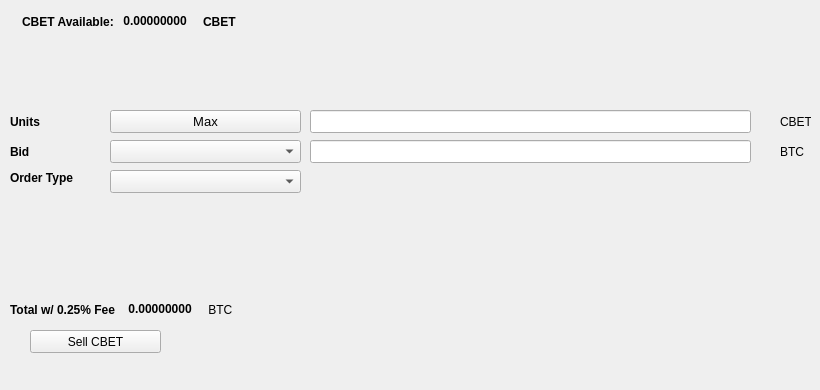
   <widget class="QWidget" name="SellTab">
    <attribute name="title">
     <string>Sell</string>
    </attribute>
    <widget class="QLabel" name="label_16">
     <property name="geometry">
      <rect>
       <x>780</x>
       <y>140</y>
       <width>31</width>
       <height>23</height>
      </rect>
     </property>
     <property name="text">
      <string>BTC</string>
     </property>
    </widget>
    <widget class="QComboBox" name="SellBidcomboBox">
     <property name="geometry">
      <rect>
       <x>110</x>
       <y>140</y>
       <width>191</width>
       <height>23</height>
      </rect>
     </property>
     <property name="font">
      <font>
       <pointsize>10</pointsize>
      </font>
     </property>
    </widget>
    <widget class="QLabel" name="label_18">
     <property name="geometry">
      <rect>
       <x>10</x>
       <y>110</y>
       <width>46</width>
       <height>23</height>
      </rect>
     </property>
     <property name="font">
      <font>
       <weight>75</weight>
       <bold>true</bold>
      </font>
     </property>
     <property name="text">
      <string>Units</string>
     </property>
    </widget>
    <widget class="QPushButton" name="Sell_Max_Amount">
     <property name="geometry">
      <rect>
       <x>110</x>
       <y>110</y>
       <width>191</width>
       <height>23</height>
      </rect>
     </property>
     <property name="font">
      <font>
       <pointsize>10</pointsize>
      </font>
     </property>
     <property name="text">
      <string>Max</string>
     </property>
    </widget>
    <widget class="QLabel" name="label_20">
     <property name="geometry">
      <rect>
       <x>10</x>
       <y>170</y>
       <width>91</width>
       <height>16</height>
      </rect>
     </property>
     <property name="font">
      <font>
       <weight>75</weight>
       <bold>true</bold>
      </font>
     </property>
     <property name="text">
      <string>Order Type</string>
     </property>
    </widget>
    <widget class="QComboBox" name="SellOrdertypeCombo">
     <property name="geometry">
      <rect>
       <x>110</x>
       <y>170</y>
       <width>191</width>
       <height>23</height>
      </rect>
     </property>
     <property name="font">
      <font>
       <pointsize>10</pointsize>
      </font>
     </property>
    </widget>
    <widget class="QLabel" name="label_21">
     <property name="geometry">
      <rect>
       <x>10</x>
       <y>140</y>
       <width>46</width>
       <height>23</height>
      </rect>
     </property>
     <property name="font">
      <font>
       <weight>75</weight>
       <bold>true</bold>
      </font>
     </property>
     <property name="text">
      <string>Bid</string>
     </property>
    </widget>
    <widget class="QLabel" name="label_22">
     <property name="geometry">
      <rect>
       <x>780</x>
       <y>110</y>
       <width>31</width>
       <height>23</height>
      </rect>
     </property>
     <property name="text">
      <string>CBET</string>
     </property>
    </widget>
    <widget class="QLineEdit" name="UnitsInputCBET">
     <property name="geometry">
      <rect>
       <x>310</x>
       <y>110</y>
       <width>441</width>
       <height>23</height>
      </rect>
     </property>
     <property name="font">
      <font>
       <pointsize>9</pointsize>
       <weight>75</weight>
       <bold>true</bold>
      </font>
     </property>
    </widget>
    <widget class="QLineEdit" name="SellBidPriceEdit">
     <property name="geometry">
      <rect>
       <x>310</x>
       <y>140</y>
       <width>441</width>
       <height>23</height>
      </rect>
     </property>
     <property name="font">
      <font>
       <pointsize>9</pointsize>
       <weight>75</weight>
       <bold>true</bold>
      </font>
     </property>
    </widget>
    <widget class="QPushButton" name="SellCBETBTN">
     <property name="geometry">
      <rect>
       <x>30</x>
       <y>330</y>
       <width>131</width>
       <height>23</height>
      </rect>
     </property>
     <property name="text">
      <string>Sell CBET</string>
     </property>
     <property name="icon">
      <iconset resource="../classicbets">
       <normaloff>:/icons/bitcoin</normaloff>:/icons/bitcoin</iconset>
     </property>
    </widget>
    <widget class="QWidget" name="layoutWidget3">
     <property name="geometry">
      <rect>
       <x>22</x>
       <y>12</y>
       <width>258</width>
       <height>19</height>
      </rect>
     </property>
     <layout class="QHBoxLayout" name="horizontalLayout">
      <item>
       <widget class="QLabel" name="label232_2">
        <property name="font">
         <font>
          <weight>75</weight>
          <bold>true</bold>
         </font>
        </property>
        <property name="text">
         <string>CBET Available:</string>
        </property>
       </widget>
      </item>
      <item>
       <widget class="QLabel" name="CBETAvailableLabel">
        <property name="palette">
         <palette>
          <active>
           <colorrole role="WindowText">
            <brush brushstyle="SolidPattern">
             <color alpha="255">
              <red>0</red>
              <green>0</green>
              <blue>0</blue>
             </color>
            </brush>
           </colorrole>
           <colorrole role="Button">
            <brush brushstyle="SolidPattern">
             <color alpha="255">
              <red>0</red>
              <green>170</green>
              <blue>0</blue>
             </color>
            </brush>
           </colorrole>
           <colorrole role="Light">
            <brush brushstyle="SolidPattern">
             <color alpha="255">
              <red>0</red>
              <green>255</green>
              <blue>0</blue>
             </color>
            </brush>
           </colorrole>
           <colorrole role="Midlight">
            <brush brushstyle="SolidPattern">
             <color alpha="255">
              <red>0</red>
              <green>212</green>
              <blue>0</blue>
             </color>
            </brush>
           </colorrole>
           <colorrole role="Dark">
            <brush brushstyle="SolidPattern">
             <color alpha="255">
              <red>0</red>
              <green>85</green>
              <blue>0</blue>
             </color>
            </brush>
           </colorrole>
           <colorrole role="Mid">
            <brush brushstyle="SolidPattern">
             <color alpha="255">
              <red>0</red>
              <green>113</green>
              <blue>0</blue>
             </color>
            </brush>
           </colorrole>
           <colorrole role="Text">
            <brush brushstyle="SolidPattern">
             <color alpha="255">
              <red>0</red>
              <green>170</green>
              <blue>0</blue>
             </color>
            </brush>
           </colorrole>
           <colorrole role="BrightText">
            <brush brushstyle="SolidPattern">
             <color alpha="255">
              <red>255</red>
              <green>255</green>
              <blue>255</blue>
             </color>
            </brush>
           </colorrole>
           <colorrole role="ButtonText">
            <brush brushstyle="SolidPattern">
             <color alpha="255">
              <red>0</red>
              <green>0</green>
              <blue>0</blue>
             </color>
            </brush>
           </colorrole>
           <colorrole role="Base">
            <brush brushstyle="SolidPattern">
             <color alpha="255">
              <red>255</red>
              <green>255</green>
              <blue>255</blue>
             </color>
            </brush>
           </colorrole>
           <colorrole role="Window">
            <brush brushstyle="SolidPattern">
             <color alpha="255">
              <red>0</red>
              <green>170</green>
              <blue>0</blue>
             </color>
            </brush>
           </colorrole>
           <colorrole role="Shadow">
            <brush brushstyle="SolidPattern">
             <color alpha="255">
              <red>0</red>
              <green>0</green>
              <blue>0</blue>
             </color>
            </brush>
           </colorrole>
           <colorrole role="AlternateBase">
            <brush brushstyle="SolidPattern">
             <color alpha="255">
              <red>127</red>
              <green>212</green>
              <blue>127</blue>
             </color>
            </brush>
           </colorrole>
           <colorrole role="ToolTipBase">
            <brush brushstyle="SolidPattern">
             <color alpha="255">
              <red>255</red>
              <green>255</green>
              <blue>220</blue>
             </color>
            </brush>
           </colorrole>
           <colorrole role="ToolTipText">
            <brush brushstyle="SolidPattern">
             <color alpha="255">
              <red>0</red>
              <green>0</green>
              <blue>0</blue>
             </color>
            </brush>
           </colorrole>
          </active>
          <inactive>
           <colorrole role="WindowText">
            <brush brushstyle="SolidPattern">
             <color alpha="255">
              <red>0</red>
              <green>0</green>
              <blue>0</blue>
             </color>
            </brush>
           </colorrole>
           <colorrole role="Button">
            <brush brushstyle="SolidPattern">
             <color alpha="255">
              <red>0</red>
              <green>170</green>
              <blue>0</blue>
             </color>
            </brush>
           </colorrole>
           <colorrole role="Light">
            <brush brushstyle="SolidPattern">
             <color alpha="255">
              <red>0</red>
              <green>255</green>
              <blue>0</blue>
             </color>
            </brush>
           </colorrole>
           <colorrole role="Midlight">
            <brush brushstyle="SolidPattern">
             <color alpha="255">
              <red>0</red>
              <green>212</green>
              <blue>0</blue>
             </color>
            </brush>
           </colorrole>
           <colorrole role="Dark">
            <brush brushstyle="SolidPattern">
             <color alpha="255">
              <red>0</red>
              <green>85</green>
              <blue>0</blue>
             </color>
            </brush>
           </colorrole>
           <colorrole role="Mid">
            <brush brushstyle="SolidPattern">
             <color alpha="255">
              <red>0</red>
              <green>113</green>
              <blue>0</blue>
             </color>
            </brush>
           </colorrole>
           <colorrole role="Text">
            <brush brushstyle="SolidPattern">
             <color alpha="255">
              <red>0</red>
              <green>170</green>
              <blue>0</blue>
             </color>
            </brush>
           </colorrole>
           <colorrole role="BrightText">
            <brush brushstyle="SolidPattern">
             <color alpha="255">
              <red>255</red>
              <green>255</green>
              <blue>255</blue>
             </color>
            </brush>
           </colorrole>
           <colorrole role="ButtonText">
            <brush brushstyle="SolidPattern">
             <color alpha="255">
              <red>0</red>
              <green>0</green>
              <blue>0</blue>
             </color>
            </brush>
           </colorrole>
           <colorrole role="Base">
            <brush brushstyle="SolidPattern">
             <color alpha="255">
              <red>255</red>
              <green>255</green>
              <blue>255</blue>
             </color>
            </brush>
           </colorrole>
           <colorrole role="Window">
            <brush brushstyle="SolidPattern">
             <color alpha="255">
              <red>0</red>
              <green>170</green>
              <blue>0</blue>
             </color>
            </brush>
           </colorrole>
           <colorrole role="Shadow">
            <brush brushstyle="SolidPattern">
             <color alpha="255">
              <red>0</red>
              <green>0</green>
              <blue>0</blue>
             </color>
            </brush>
           </colorrole>
           <colorrole role="AlternateBase">
            <brush brushstyle="SolidPattern">
             <color alpha="255">
              <red>127</red>
              <green>212</green>
              <blue>127</blue>
             </color>
            </brush>
           </colorrole>
           <colorrole role="ToolTipBase">
            <brush brushstyle="SolidPattern">
             <color alpha="255">
              <red>255</red>
              <green>255</green>
              <blue>220</blue>
             </color>
            </brush>
           </colorrole>
           <colorrole role="ToolTipText">
            <brush brushstyle="SolidPattern">
             <color alpha="255">
              <red>0</red>
              <green>0</green>
              <blue>0</blue>
             </color>
            </brush>
           </colorrole>
          </inactive>
          <disabled>
           <colorrole role="WindowText">
            <brush brushstyle="SolidPattern">
             <color alpha="255">
              <red>0</red>
              <green>85</green>
              <blue>0</blue>
             </color>
            </brush>
           </colorrole>
           <colorrole role="Button">
            <brush brushstyle="SolidPattern">
             <color alpha="255">
              <red>0</red>
              <green>170</green>
              <blue>0</blue>
             </color>
            </brush>
           </colorrole>
           <colorrole role="Light">
            <brush brushstyle="SolidPattern">
             <color alpha="255">
              <red>0</red>
              <green>255</green>
              <blue>0</blue>
             </color>
            </brush>
           </colorrole>
           <colorrole role="Midlight">
            <brush brushstyle="SolidPattern">
             <color alpha="255">
              <red>0</red>
              <green>212</green>
              <blue>0</blue>
             </color>
            </brush>
           </colorrole>
           <colorrole role="Dark">
            <brush brushstyle="SolidPattern">
             <color alpha="255">
              <red>0</red>
              <green>85</green>
              <blue>0</blue>
             </color>
            </brush>
           </colorrole>
           <colorrole role="Mid">
            <brush brushstyle="SolidPattern">
             <color alpha="255">
              <red>0</red>
              <green>113</green>
              <blue>0</blue>
             </color>
            </brush>
           </colorrole>
           <colorrole role="Text">
            <brush brushstyle="SolidPattern">
             <color alpha="255">
              <red>0</red>
              <green>85</green>
              <blue>0</blue>
             </color>
            </brush>
           </colorrole>
           <colorrole role="BrightText">
            <brush brushstyle="SolidPattern">
             <color alpha="255">
              <red>255</red>
              <green>255</green>
              <blue>255</blue>
             </color>
            </brush>
           </colorrole>
           <colorrole role="ButtonText">
            <brush brushstyle="SolidPattern">
             <color alpha="255">
              <red>0</red>
              <green>85</green>
              <blue>0</blue>
             </color>
            </brush>
           </colorrole>
           <colorrole role="Base">
            <brush brushstyle="SolidPattern">
             <color alpha="255">
              <red>0</red>
              <green>170</green>
              <blue>0</blue>
             </color>
            </brush>
           </colorrole>
           <colorrole role="Window">
            <brush brushstyle="SolidPattern">
             <color alpha="255">
              <red>0</red>
              <green>170</green>
              <blue>0</blue>
             </color>
            </brush>
           </colorrole>
           <colorrole role="Shadow">
            <brush brushstyle="SolidPattern">
             <color alpha="255">
              <red>0</red>
              <green>0</green>
              <blue>0</blue>
             </color>
            </brush>
           </colorrole>
           <colorrole role="AlternateBase">
            <brush brushstyle="SolidPattern">
             <color alpha="255">
              <red>0</red>
              <green>170</green>
              <blue>0</blue>
             </color>
            </brush>
           </colorrole>
           <colorrole role="ToolTipBase">
            <brush brushstyle="SolidPattern">
             <color alpha="255">
              <red>255</red>
              <green>255</green>
              <blue>220</blue>
             </color>
            </brush>
           </colorrole>
           <colorrole role="ToolTipText">
            <brush brushstyle="SolidPattern">
             <color alpha="255">
              <red>0</red>
              <green>0</green>
              <blue>0</blue>
             </color>
            </brush>
           </colorrole>
          </disabled>
         </palette>
        </property>
        <property name="font">
         <font>
          <weight>75</weight>
          <bold>true</bold>
         </font>
        </property>
        <property name="text">
         <string> 0.00000000 </string>
        </property>
        <property name="textInteractionFlags">
         <set>Qt::LinksAccessibleByMouse|Qt::TextSelectableByKeyboard|Qt::TextSelectableByMouse</set>
        </property>
       </widget>
      </item>
      <item>
       <widget class="QLabel" name="labelCBET">
        <property name="font">
         <font>
          <weight>75</weight>
          <bold>true</bold>
         </font>
        </property>
        <property name="text">
         <string>CBET</string>
        </property>
       </widget>
      </item>
     </layout>
    </widget>
    <widget class="QWidget" name="layoutWidget">
     <property name="geometry">
      <rect>
       <x>10</x>
       <y>300</y>
       <width>268</width>
       <height>19</height>
      </rect>
     </property>
     <layout class="QHBoxLayout" name="horizontalLayout_2">
      <item>
       <widget class="QLabel" name="label_19">
        <property name="font">
         <font>
          <weight>75</weight>
          <bold>true</bold>
         </font>
        </property>
        <property name="text">
         <string>Total w/ 0.25% Fee </string>
        </property>
       </widget>
      </item>
      <item>
       <widget class="QLabel" name="SellCostLabel">
        <property name="palette">
         <palette>
          <active>
           <colorrole role="WindowText">
            <brush brushstyle="SolidPattern">
             <color alpha="255">
              <red>0</red>
              <green>0</green>
              <blue>0</blue>
             </color>
            </brush>
           </colorrole>
           <colorrole role="Button">
            <brush brushstyle="SolidPattern">
             <color alpha="255">
              <red>0</red>
              <green>170</green>
              <blue>0</blue>
             </color>
            </brush>
           </colorrole>
           <colorrole role="Light">
            <brush brushstyle="SolidPattern">
             <color alpha="255">
              <red>0</red>
              <green>255</green>
              <blue>0</blue>
             </color>
            </brush>
           </colorrole>
           <colorrole role="Midlight">
            <brush brushstyle="SolidPattern">
             <color alpha="255">
              <red>0</red>
              <green>212</green>
              <blue>0</blue>
             </color>
            </brush>
           </colorrole>
           <colorrole role="Dark">
            <brush brushstyle="SolidPattern">
             <color alpha="255">
              <red>0</red>
              <green>85</green>
              <blue>0</blue>
             </color>
            </brush>
           </colorrole>
           <colorrole role="Mid">
            <brush brushstyle="SolidPattern">
             <color alpha="255">
              <red>0</red>
              <green>113</green>
              <blue>0</blue>
             </color>
            </brush>
           </colorrole>
           <colorrole role="Text">
            <brush brushstyle="SolidPattern">
             <color alpha="255">
              <red>0</red>
              <green>170</green>
              <blue>0</blue>
             </color>
            </brush>
           </colorrole>
           <colorrole role="BrightText">
            <brush brushstyle="SolidPattern">
             <color alpha="255">
              <red>255</red>
              <green>255</green>
              <blue>255</blue>
             </color>
            </brush>
           </colorrole>
           <colorrole role="ButtonText">
            <brush brushstyle="SolidPattern">
             <color alpha="255">
              <red>0</red>
              <green>0</green>
              <blue>0</blue>
             </color>
            </brush>
           </colorrole>
           <colorrole role="Base">
            <brush brushstyle="SolidPattern">
             <color alpha="255">
              <red>255</red>
              <green>255</green>
              <blue>255</blue>
             </color>
            </brush>
           </colorrole>
           <colorrole role="Window">
            <brush brushstyle="SolidPattern">
             <color alpha="255">
              <red>0</red>
              <green>170</green>
              <blue>0</blue>
             </color>
            </brush>
           </colorrole>
           <colorrole role="Shadow">
            <brush brushstyle="SolidPattern">
             <color alpha="255">
              <red>0</red>
              <green>0</green>
              <blue>0</blue>
             </color>
            </brush>
           </colorrole>
           <colorrole role="AlternateBase">
            <brush brushstyle="SolidPattern">
             <color alpha="255">
              <red>127</red>
              <green>212</green>
              <blue>127</blue>
             </color>
            </brush>
           </colorrole>
           <colorrole role="ToolTipBase">
            <brush brushstyle="SolidPattern">
             <color alpha="255">
              <red>255</red>
              <green>255</green>
              <blue>220</blue>
             </color>
            </brush>
           </colorrole>
           <colorrole role="ToolTipText">
            <brush brushstyle="SolidPattern">
             <color alpha="255">
              <red>0</red>
              <green>0</green>
              <blue>0</blue>
             </color>
            </brush>
           </colorrole>
          </active>
          <inactive>
           <colorrole role="WindowText">
            <brush brushstyle="SolidPattern">
             <color alpha="255">
              <red>0</red>
              <green>0</green>
              <blue>0</blue>
             </color>
            </brush>
           </colorrole>
           <colorrole role="Button">
            <brush brushstyle="SolidPattern">
             <color alpha="255">
              <red>0</red>
              <green>170</green>
              <blue>0</blue>
             </color>
            </brush>
           </colorrole>
           <colorrole role="Light">
            <brush brushstyle="SolidPattern">
             <color alpha="255">
              <red>0</red>
              <green>255</green>
              <blue>0</blue>
             </color>
            </brush>
           </colorrole>
           <colorrole role="Midlight">
            <brush brushstyle="SolidPattern">
             <color alpha="255">
              <red>0</red>
              <green>212</green>
              <blue>0</blue>
             </color>
            </brush>
           </colorrole>
           <colorrole role="Dark">
            <brush brushstyle="SolidPattern">
             <color alpha="255">
              <red>0</red>
              <green>85</green>
              <blue>0</blue>
             </color>
            </brush>
           </colorrole>
           <colorrole role="Mid">
            <brush brushstyle="SolidPattern">
             <color alpha="255">
              <red>0</red>
              <green>113</green>
              <blue>0</blue>
             </color>
            </brush>
           </colorrole>
           <colorrole role="Text">
            <brush brushstyle="SolidPattern">
             <color alpha="255">
              <red>0</red>
              <green>170</green>
              <blue>0</blue>
             </color>
            </brush>
           </colorrole>
           <colorrole role="BrightText">
            <brush brushstyle="SolidPattern">
             <color alpha="255">
              <red>255</red>
              <green>255</green>
              <blue>255</blue>
             </color>
            </brush>
           </colorrole>
           <colorrole role="ButtonText">
            <brush brushstyle="SolidPattern">
             <color alpha="255">
              <red>0</red>
              <green>0</green>
              <blue>0</blue>
             </color>
            </brush>
           </colorrole>
           <colorrole role="Base">
            <brush brushstyle="SolidPattern">
             <color alpha="255">
              <red>255</red>
              <green>255</green>
              <blue>255</blue>
             </color>
            </brush>
           </colorrole>
           <colorrole role="Window">
            <brush brushstyle="SolidPattern">
             <color alpha="255">
              <red>0</red>
              <green>170</green>
              <blue>0</blue>
             </color>
            </brush>
           </colorrole>
           <colorrole role="Shadow">
            <brush brushstyle="SolidPattern">
             <color alpha="255">
              <red>0</red>
              <green>0</green>
              <blue>0</blue>
             </color>
            </brush>
           </colorrole>
           <colorrole role="AlternateBase">
            <brush brushstyle="SolidPattern">
             <color alpha="255">
              <red>127</red>
              <green>212</green>
              <blue>127</blue>
             </color>
            </brush>
           </colorrole>
           <colorrole role="ToolTipBase">
            <brush brushstyle="SolidPattern">
             <color alpha="255">
              <red>255</red>
              <green>255</green>
              <blue>220</blue>
             </color>
            </brush>
           </colorrole>
           <colorrole role="ToolTipText">
            <brush brushstyle="SolidPattern">
             <color alpha="255">
              <red>0</red>
              <green>0</green>
              <blue>0</blue>
             </color>
            </brush>
           </colorrole>
          </inactive>
          <disabled>
           <colorrole role="WindowText">
            <brush brushstyle="SolidPattern">
             <color alpha="255">
              <red>0</red>
              <green>85</green>
              <blue>0</blue>
             </color>
            </brush>
           </colorrole>
           <colorrole role="Button">
            <brush brushstyle="SolidPattern">
             <color alpha="255">
              <red>0</red>
              <green>170</green>
              <blue>0</blue>
             </color>
            </brush>
           </colorrole>
           <colorrole role="Light">
            <brush brushstyle="SolidPattern">
             <color alpha="255">
              <red>0</red>
              <green>255</green>
              <blue>0</blue>
             </color>
            </brush>
           </colorrole>
           <colorrole role="Midlight">
            <brush brushstyle="SolidPattern">
             <color alpha="255">
              <red>0</red>
              <green>212</green>
              <blue>0</blue>
             </color>
            </brush>
           </colorrole>
           <colorrole role="Dark">
            <brush brushstyle="SolidPattern">
             <color alpha="255">
              <red>0</red>
              <green>85</green>
              <blue>0</blue>
             </color>
            </brush>
           </colorrole>
           <colorrole role="Mid">
            <brush brushstyle="SolidPattern">
             <color alpha="255">
              <red>0</red>
              <green>113</green>
              <blue>0</blue>
             </color>
            </brush>
           </colorrole>
           <colorrole role="Text">
            <brush brushstyle="SolidPattern">
             <color alpha="255">
              <red>0</red>
              <green>85</green>
              <blue>0</blue>
             </color>
            </brush>
           </colorrole>
           <colorrole role="BrightText">
            <brush brushstyle="SolidPattern">
             <color alpha="255">
              <red>255</red>
              <green>255</green>
              <blue>255</blue>
             </color>
            </brush>
           </colorrole>
           <colorrole role="ButtonText">
            <brush brushstyle="SolidPattern">
             <color alpha="255">
              <red>0</red>
              <green>85</green>
              <blue>0</blue>
             </color>
            </brush>
           </colorrole>
           <colorrole role="Base">
            <brush brushstyle="SolidPattern">
             <color alpha="255">
              <red>0</red>
              <green>170</green>
              <blue>0</blue>
             </color>
            </brush>
           </colorrole>
           <colorrole role="Window">
            <brush brushstyle="SolidPattern">
             <color alpha="255">
              <red>0</red>
              <green>170</green>
              <blue>0</blue>
             </color>
            </brush>
           </colorrole>
           <colorrole role="Shadow">
            <brush brushstyle="SolidPattern">
             <color alpha="255">
              <red>0</red>
              <green>0</green>
              <blue>0</blue>
             </color>
            </brush>
           </colorrole>
           <colorrole role="AlternateBase">
            <brush brushstyle="SolidPattern">
             <color alpha="255">
              <red>0</red>
              <green>170</green>
              <blue>0</blue>
             </color>
            </brush>
           </colorrole>
           <colorrole role="ToolTipBase">
            <brush brushstyle="SolidPattern">
             <color alpha="255">
              <red>255</red>
              <green>255</green>
              <blue>220</blue>
             </color>
            </brush>
           </colorrole>
           <colorrole role="ToolTipText">
            <brush brushstyle="SolidPattern">
             <color alpha="255">
              <red>0</red>
              <green>0</green>
              <blue>0</blue>
             </color>
            </brush>
           </colorrole>
          </disabled>
         </palette>
        </property>
        <property name="font">
         <font>
          <weight>75</weight>
          <bold>true</bold>
         </font>
        </property>
        <property name="autoFillBackground">
         <bool>false</bool>
        </property>
        <property name="text">
         <string> 0.00000000</string>
        </property>
        <property name="textInteractionFlags">
         <set>Qt::LinksAccessibleByMouse|Qt::TextSelectableByMouse</set>
        </property>
       </widget>
      </item>
      <item>
       <widget class="QLabel" name="label_17">
        <property name="font">
         <font>
          <weight>50</weight>
          <bold>false</bold>
         </font>
        </property>
        <property name="text">
         <string> BTC</string>
        </property>
       </widget>
      </item>
     </layout>
    </widget>
    <widget class="QLabel" name="label_23">
     <property name="geometry">
      <rect>
       <x>460</x>
       <y>300</y>
       <width>281</width>
       <height>81</height>
      </rect>
     </property>
     <property name="text">
      <string/>
     </property>
     <property name="pixmap">
      <pixmap>:/images/bittrex</pixmap>
     </property>
    </widget>
   </widget>
